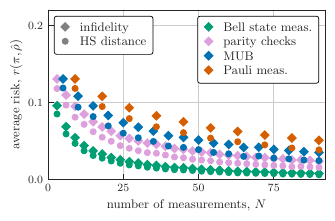

Write the Python code that produced this figure.
import numpy as np
import matplotlib as mpl
from mpmath import *
import matplotlib.pyplot as plt
import rsmf

# Plotting parameters
formatter = rsmf.setup(r"\documentclass[twocolumn, amssymb, nobibnotes, aps, pra, superscriptaddress, 10pt]{revtex4-2}")
mpl.rcParams["legend.edgecolor"]    = "black"
mpl.rcParams["legend.fancybox"]     = True
mpl.rcParams["legend.borderpad"]    = 0.5
mpl.rcParams["legend.handlelength"] = .75
mpl.rcParams["lines.linewidth"]     = 2
mpl.rcParams["lines.markersize"]    = 4
mpl.rcParams["text.usetex"]         = False

recon = ['Bayesian mean estimation', 'maximum likelihood', 'direct inversion']
recon_l = ['BME', 'MLE', 'direct inv.']
meas = ['Bell state meas.', 'parity checks','MUB', 'Pauli meas.', 'Haar rand.', 'sep. Haar rand.']
c_meas = ['#009E73', 'plum', '#0072B2', '#D55E00', '#56B4E9', '#E69F00']
markers_fid = 'D'
markers_HS = 'o'
z_order = [3, 3, 4, 4, 3, 3, 3]

# Create figure
fig = formatter.figure(aspect_ratio=1/1.5, wide=False)
ax = fig.add_subplot(1, 1, 1)

# Import Data: select BME + Hilbert-Schmidt, Infidelity
n_meas = np.arange(1, 31, 1, dtype= int)
data_name = "data_figure_4-5.npy"
n_sample = 1000
HS = np.load(data_name)[1, 0, 0] #[estimator][meas][nmeas][sample]
Fid = 1 - np.load(data_name)[0, 0, 0] #[estimator][meas][nmeas][sample]
n_meas = [np.arange(3, 91, 3, dtype= int), np.arange(3, 91, 3, dtype= int), np.arange(5, 91, 5, dtype= int), np.arange(9, 91, 9, dtype= int), np.arange(3, 91, 3, dtype= int), np.arange(3, 91, 3, dtype= int)]

# Plotting
for i in range(4): #range(len(meas)):
    ax.plot(n_meas[i], np.average(Fid[i][:len(n_meas[i])], axis=1), c= c_meas[i], ls= "", marker= markers_fid, alpha=1, zorder= z_order[i])
    ax.plot(n_meas[i], np.average(HS[i][:len(n_meas[i])], axis=1), c= c_meas[i], ls= "", marker= markers_HS, alpha=1, zorder= z_order[i])

# Axis
xticks = [0, 25, 50, 75]
lims = [0, 0.22]
yticks = [0, 0.1, 0.2]
ax.set_xlim(0, 92)
ax.set_ylim(*lims)
ax.set_xticks(xticks)
ax.set_yticks(yticks)
ax.grid()
ax.set_xlabel(r'number of measurements, $N$')
ax.set_ylabel(r'average risk, $r(\pi, \hat{\rho})$')

# First legend for the colored lines
legend1 = ax.legend(
    handles=[
        ax.plot([], [], ls= "", marker= markers_fid, c=c_meas[0], label= meas[0])[0],
        ax.plot([], [], ls= "", marker= markers_fid, c=c_meas[1], label= meas[1])[0],
        ax.plot([], [], ls= "", marker= markers_fid, c=c_meas[2], label= meas[2])[0],
        ax.plot([], [], ls= "", marker= markers_fid, c=c_meas[3], label= meas[3])[0]
    ],
    loc= 'upper right',
    labelspacing=0.26,
)
ax.add_artist(legend1)
legend1.get_frame().set_linewidth(0.5)

# Second legend for the dashed and solid lines
legend2 = ax.legend(
    handles=[
        ax.plot([], [], ls= "", marker= markers_fid, c='gray', label= 'infidelity')[0],
        ax.plot([], [], ls= "", marker= markers_HS, c='gray', label= 'HS distance')[0]
    ],
    loc='upper left',
    labelspacing=0.26,
)
legend2.get_frame().set_linewidth(0.5)

# Save figure
fig.tight_layout()
plt.savefig("figure_5.pdf", format="pdf", bbox_inches='tight')